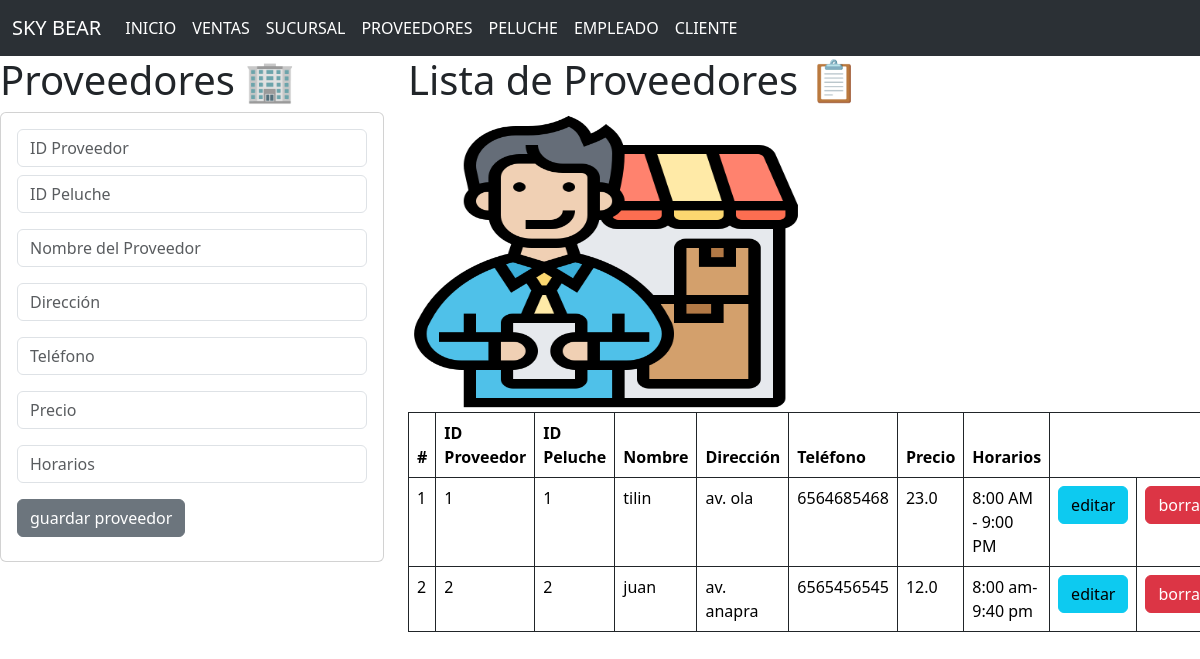
Screenshot of /proveedor with the database file from the repository.
### proveedor_app/models.py (models this page shows)
class Proveedor(models.Model):
    idproveedor=models.CharField(primary_key=True, max_length=6)
    idpeluche=models.CharField(max_length=6)
    nombre=models.CharField(max_length=10)
    direccion=models.CharField(max_length=50)
    telefono=models.CharField(max_length=10)
    precio=models.FloatField()
    horarios=models.CharField(max_length=20)

### proveedor_app/views.py (the view)
# urls.py: path('proveedor',views.inicio_vistaProveedor,name='proveedor'),
def inicio_vistaProveedor(request):
    proveedorsitos=Proveedor.objects.all()
    return render (request,'gestionarProveedor.html',{'misProveedores':proveedorsitos})

### proveedor_app/templates/gestionarProveedor.html
{% extends "base2.html" %}
{% block cuerpo %}
{% load static %}
<div class="row">
    <div class="col-sm-12 col-md-4 col-lg-4 col-xl-4">
    <h1>Proveedores 🏢</h1>
    <div class="card">
        <div class="card-body">
            <form action="registrarProveedor/" method="POST"> {% csrf_token %}
                <div class="form-group">
                    <input type="text" id="txtproveedor" name="txtproveedor" class="form-control" placeholder="ID Proveedor" minlength="1" maxlength="6" required>
                </div>
                <div class="form-group py-2">
                    <input type="text" id="txtpeluche" name="txtpeluche" class="form-control" placeholder="ID Peluche" minlength="1" maxlength="6" required>
                </div>
                <div class="form-group py-2">
                    <input type="text" id="txtnombre" name="txtnombre" class="form-control" placeholder="Nombre del Proveedor" minlength="1" maxlength="10" required>
                </div>
                <div class="form-group py-2">
                    <input type="text" id="txtdireccion" name="txtdireccion" class="form-control" placeholder="Dirección" minlength="1" maxlength="50" required>
                </div>
                <div class="form-group py-2">
                    <input type="text" id="txtelefono" name="txtelefono" class="form-control" placeholder="Teléfono" minlength="1" maxlength="10" required>
                </div>
                <div class="form-group py-2">
                    <input type="text" id="txtprecio" name="txtprecio" class="form-control" placeholder="Precio" minlength="1" maxlength="10" required>
                </div>
                <div class="form-group py-2">
                    <input type="text" id="txthorario" name="txthorario" class="form-control" placeholder="Horarios" minlength="1" maxlength="20" required>
                </div>
                <div class="form-group py-2">
                    <button type="submit" class="btn btn-secondary">guardar proveedor</button>
                </div>
            </form>
        </div>
    </div>
    </div>
    <div class="col-sm-12 col-md-8 col-lg-8 col-xl-8">
    <h1>Lista de Proveedores 📋</h1>
    <img class="w-50" src="{% static "img/proveedor.png" %}" alt="moras" width="100" height="300">
    <table class="table table-bordered border-dark">
        <thead>
        <tr>
            <th scope="col">#</th>
            <th scope="col">ID Proveedor</th>
            <th scope="col">ID Peluche</th>
            <th scope="col">Nombre</th>
            <th scope="col">Dirección</th>
            <th scope="col">Teléfono</th>
            <th scope="col">Precio</th>
            <th scope="col">Horarios</th>
        </tr>
        </thead>
        <tbody>
            {% for p in misProveedores %}
            <tr>
                <td>{{ forloop.counter }}</td>
                <td>{{ p.idproveedor }}</td>
                <td>{{ p.idpeluche }}</td>
                <td>{{ p.nombre }}</td>
                <td>{{ p.direccion }}</td>
                <td>{{ p.telefono }}</td>
                <td>{{ p.precio }}</td>
                <td>{{ p.horarios }}</td>
                <td> <a href="seleccionarProveedor/{{p.idproveedor}}" class="btn btn-info">editar</a></td>
                <td> <a href="borrarProveedor/{{p.idproveedor}}" class="btn btn-danger" >borrar</a></td>
            </tr>
            {% endfor %}
        </tbody>
    </table>
    </div>
</div>
{% endblock %}

### rows the page displays
Proveedor: idproveedor "1", idpeluche "1", nombre "tilin", direccion "av. ola", telefono "6564685468", precio "23.0", horarios "8:00 AM - 9:00 PM"
Proveedor: idproveedor "2", idpeluche "2", nombre "juan", direccion "av. anapra", telefono "6565456545", precio "12.0", horarios "8:00 am- 9:40 pm"
